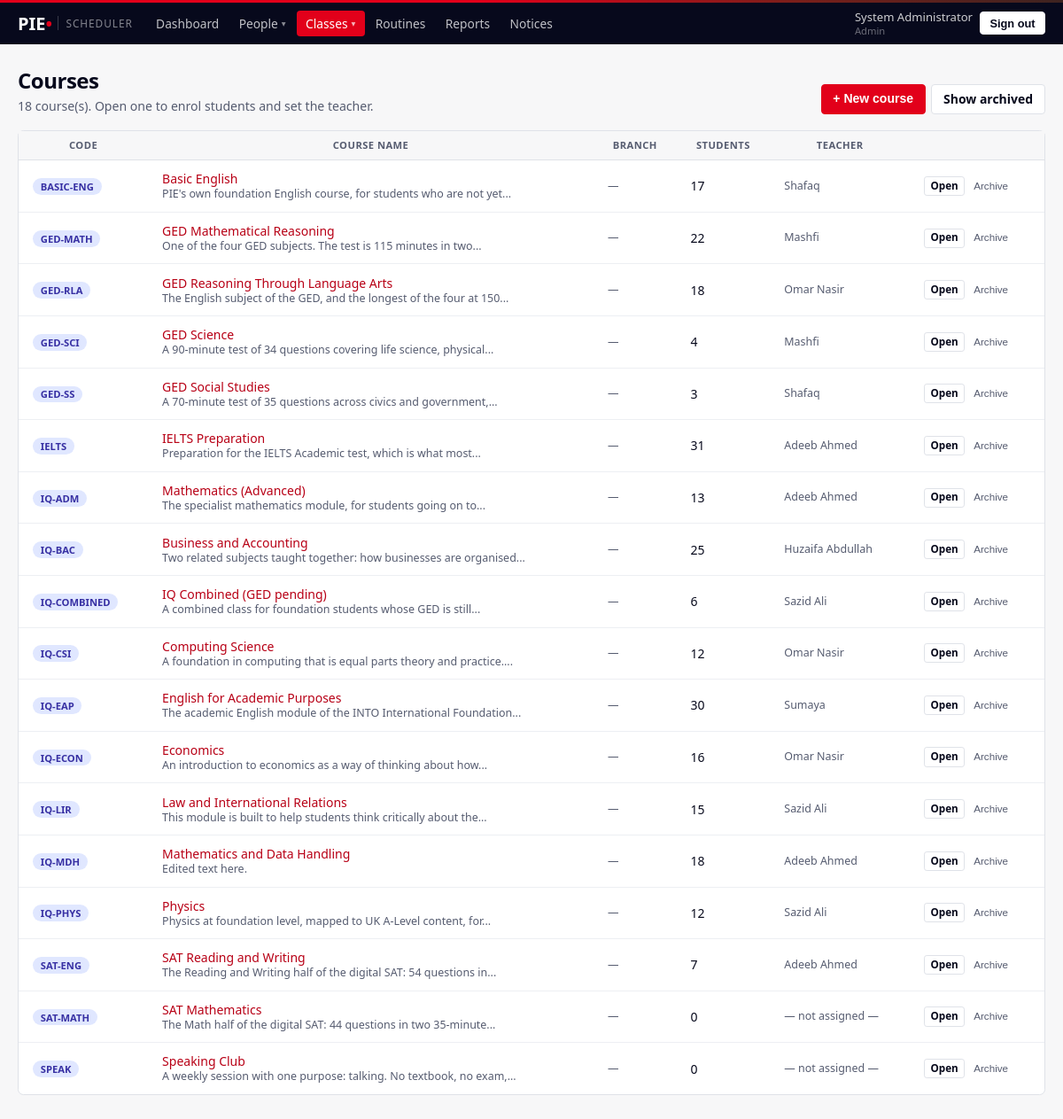
Page /admin/courses (signed in) on the committed database.
### models.py (models this page shows, shortened)
class User(UserMixin, db.Model):
    __tablename__ = "user"
    id           = db.Column(db.Integer, primary_key=True)
    username     = db.Column(db.String(64), unique=True, nullable=False, index=True)
    password_hash= db.Column(db.String(255), nullable=False)
    full_name    = db.Column(db.String(120), nullable=False)
    role         = db.Column(db.String(16), nullable=False, index=True)
    status       = db.Column(db.String(16), default="ACTIVE", nullable=False, index=True)
    phone        = db.Column(db.String(32))
    email        = db.Column(db.String(120))
    branch       = db.Column(db.String(32), index=True)
    subjects     = db.Column(db.String(255))          # teachers only
    max_daily_hours = db.Column(db.Float, default=8.0)# teachers only
    days_off     = db.Column(db.String(32))           # teachers: "0,3" = Mon,Thu
    work_hours   = db.Column(db.String(255))          # "0=10:00-20:00;1=14:00-20:00"
    initial_password = db.Column(db.String(64))
    created_at   = db.Column(db.DateTime, default=datetime.utcnow)
    @property
    def is_active(self):
        return self.status == "ACTIVE"
    @property
    def is_admin(self):
        return self.role == "ADMIN"

class Course(db.Model):
    __tablename__ = "course"
    id           = db.Column(db.Integer, primary_key=True)
    course_code  = db.Column(db.String(32), unique=True, nullable=False)
    course_name  = db.Column(db.String(160), nullable=False)
    description  = db.Column(db.Text)          # what the course is, in prose
    mnemonic       = db.Column(db.String(40))    # e.g. 03 IFY MDH
    awarding_body  = db.Column(db.String(120))   # e.g. INTO Qualifications
    level          = db.Column(db.String(80))    # e.g. RQF Level 3
    credits        = db.Column(db.Integer)
    learning_hours = db.Column(db.Integer)
    assessment     = db.Column(db.Text)          # one line per component
    outcomes       = db.Column(db.Text)          # one line per outcome
    branch       = db.Column(db.String(32))
    is_archived  = db.Column(db.Boolean, default=False, nullable=False)
    created_at   = db.Column(db.DateTime, default=datetime.utcnow)

### views_admin.py (the view)
@bp.route("/admin/courses")
@login_required
@admin_only
def courses():
    show_archived = request.args.get("archived") == "1"
    q_courses = Course.query
    if not show_archived:
        q_courses = q_courses.filter_by(is_archived=False)
    all_courses = q_courses.order_by(Course.course_code).all()
    lists = _lists()
    lists.pop("courses", None)
    return render_template("admin/courses.html", courses=all_courses,
                           show_archived=show_archived, **lists)

### helpers.py (called while the page is built, shortened)
def role_required(*roles):
    def decorator(f):
        @wraps(f)
        def inner(*args, **kwargs):
            if not current_user.is_authenticated:
                return redirect(url_for("login"))
            if current_user.role not in roles:
                abort(403)
            return f(*args, **kwargs)
        return inner
    return decorator

def read_only_guard():
    if not current_user.is_authenticated:
        return None
    if current_user.role != "STUDENT_VIEWER":
        return None

### views_admin.py (called while the page is built)
def _lists():
    return {
        "courses":      Course.query.filter_by(is_archived=False).order_by(Course.course_code).all(),
        "terms":        Term.query.order_by(Term.start_date.desc()).all(),
        "teachers_all": User.query.filter_by(role="TEACHER", status="ACTIVE")
                            .order_by(User.full_name).all(),
    }

### templates/admin/courses.html (shortened to what this page needs)
{% extends "base.html" %}
{% block content %}
<div class="page-head">
  <div>
    <h1 class="page-title">Courses</h1>
    <p class="page-sub">{{ courses|length }} course(s). Open one to enrol students and set the teacher.</p>
  </div>
  <div class="head-actions">
    <button class="btn btn-primary" onclick="document.getElementById('addCourseModal').style.display='flex'">
      + New course
    </button>
    <a class="btn btn-outline"
       href="{{ url_for('admin.courses', archived='0' if show_archived else '1') }}">
      {{ 'Hide archived' if show_archived else 'Show archived' }}
    </a>
  </div>
</div>
<div class="panel p-0">
  <div class="table-responsive">
    <table class="list-table">
      <thead>
        <tr><th>Code</th><th>Course name</th><th>Branch</th>
            <th>Students</th><th>Teacher</th><th></th></tr>
      </thead>
      <tbody>
      {% for c in courses %}
        {% set count = c.assignments|length %}
        {% set first_teacher = c.assignments[0].teacher if count else None %}
        <tr>
          <td><span class="pill pill-navy">{{ c.course_code }}</span></td>
          <td>
            <a href="{{ url_for('admin.course_detail', cid=c.id) }}">{{ c.course_name }}</a>
            {% if c.description %}<div class="sub">{{ c.description|truncate(70) }}</div>{% endif %}
          </td>
          <td class="sub">{{ c.branch or '—' }}</td>
          <td class="mono">{{ count }}</td>
          <td class="sub">{{ first_teacher.full_name if first_teacher else '— not assigned —' }}</td>
          <td class="nowrap">
            <a class="btn btn-xs btn-outline"
               href="{{ url_for('admin.course_detail', cid=c.id) }}">Open</a>
            <form method="post" action="{{ url_for('admin.archive_course', cid=c.id) }}"
                  style="display:inline">
              <button class="btn btn-xs btn-link">
                {{ 'Restore' if c.is_archived else 'Archive' }}
              </button>
            </form>
          </td>
        </tr>
      {% else %}
        <tr><td colspan="6" class="empty-line">
          No courses yet. Create one for each subject you teach.</td></tr>
      {% endfor %}
      </tbody>
    </table>
  </div>
</div>
{% endblock %}

### templates/base.html (shortened to what this page needs)
<!DOCTYPE html>
<html lang="en">
<head>
<link rel="stylesheet" href="{{ url_for('static', filename='css/style.css') }}">
</head>
<body>
{% if current_user.is_authenticated %}
<header class="app-bar">
  <div class="bar-inner">
    <a class="wordmark" href="{{ url_for('dashboard') }}">
      PIE<span class="wm-pie"> &bull;</span>
      <span class="wm-app">Scheduler</span>
    </a>
    <nav class="main-nav">
      {% if current_user.is_admin %}
        <a class="nav-link {{ 'active' if request.endpoint == 'admin.overview' }}"
           href="{{ url_for('admin.overview') }}">Dashboard</a>
        <div class="nav-drop">
          <button type="button" class="nav-link nav-drop-btn
            {{ 'active' if request.endpoint and ('student' in request.endpoint
               or 'teacher' in request.endpoint or 'batch' in request.endpoint) }}">
            People <span class="caret">&#9662;</span>
          </button>
        </div>
        <div class="nav-drop">
          <button type="button" class="nav-link nav-drop-btn
            {{ 'active' if request.endpoint and ('course' in request.endpoint
               or 'class' in request.endpoint or 'schedule' in request.endpoint
               or request.endpoint == 'admin.calendar') }}">
            Classes <span class="caret">&#9662;</span>
          </button>
        </div>
        <a class="nav-link {{ 'active' if request.endpoint and 'routines' in request.endpoint }}"
           href="{{ url_for('admin.routines') }}">Routines</a>
        <a class="nav-link {{ 'active' if request.endpoint == 'admin.reports' }}"
           href="{{ url_for('admin.reports') }}">Reports</a>
        <a class="nav-link {{ 'active' if request.endpoint == 'admin.notices' }}"
           href="{{ url_for('admin.notices') }}">Notices</a>
      {% elif current_user.is_viewer %}
        <a class="nav-link {{ 'active' if 'viewer' in (request.endpoint or '') }}"
           href="{{ url_for('viewer.search') }}">Student Records</a>
      {% elif current_user.is_teacher %}
        <a class="nav-link {{ 'active' if request.endpoint == 'teacher.my_schedule' }}"
           href="{{ url_for('teacher.my_schedule') }}">My Schedule</a>
        <a class="nav-link {{ 'active' if request.endpoint in ('teacher.my_courses','teacher.course') }}"
           href="{{ url_for('teacher.my_courses') }}">My Courses</a>
      {% elif current_user.is_student %}
        <a class="nav-link {{ 'active' if request.endpoint == 'student.dashboard' }}"
           href="{{ url_for('student.dashboard') }}">My Learning</a>
      {% endif %}
    </nav>
    <div class="bar-user">
      <span class="who">{{ current_user.full_name }}<em>{{ current_user.role|title }}</em></span>
      <a href="{{ url_for('logout') }}">
        <button class="btn-signout">Sign out</button>
      </a>
    </div>
  </div>
</header>
{% endif %}
<div class="page">
  {% block content %}{% endblock %}
</div>
</body>
</html>

### static/css/style.css (style rules this page uses)
:root { --ink:#07091C;--ink-2:#161A31;--ink-soft:#565C70;--red:#E2001A;--red-dk:#B80016; --line:#DFE2E8;--line-soft:#EDEFF3;--surface:#F7F7F8;--warn:#B45309;--warn-bg:#FDF3E7; --ok:#0B6B3A;--ok-bg:#E8F3EC }
* { box-sizing:border-box;-webkit-tap-highlight-color:transparent }
body { font-family:system-ui,-apple-system,"Segoe UI",sans-serif;background:var(--surface); color:var(--ink);min-height:100vh;font-size:15px;margin:0 }
a { color:var(--red-dk);text-decoration:none }
.mono { font-variant-numeric:tabular-nums }
.nowrap { white-space:nowrap }
.sub { font-size:.78rem;color:var(--ink-soft);line-height:1.3 }
.app-bar { background:var(--ink);position:sticky;top:0;z-index:1020 }
.bar-inner { max-width:1560px;margin:0 auto;padding:.55rem 1.25rem;display:flex;align-items:center;gap:1rem;flex-wrap:wrap }
.wordmark { display:inline-flex;align-items:center;font-weight:800;font-size:1.25rem;color:#fff;text-decoration:none }
.wm-pie { color:var(--red) }
.wm-app { font-size:.74rem;font-weight:500;letter-spacing:.08em;text-transform:uppercase;color:rgba(255,255,255,.5);margin-left:.4rem;padding-left:.5rem;border-left:1px solid rgba(255,255,255,.2) }
.main-nav { display:flex;gap:.1rem;flex-wrap:wrap }
.nav-link { color:rgba(255,255,255,.75);font-size:.86rem;font-weight:500;padding:.32rem .65rem;border-radius:.25rem;text-decoration:none;white-space:nowrap }
.nav-link.active { color:#fff;background:var(--red) }
.bar-user { display:flex;align-items:center;gap:.5rem;margin-left:auto }
.who { color:rgba(255,255,255,.8);font-size:.82rem;line-height:1.2 }
.who em { display:block;font-style:normal;font-size:.7rem;opacity:.5 }
.btn-signout { background:#fff;color:var(--ink);border:1px solid #fff;font-weight:700;font-size:.8rem;padding:.28rem .65rem;border-radius:.25rem;cursor:pointer }
.page { width:100%;max-width:1560px;margin:0 auto;padding:1.5rem 1.25rem 3rem }
.page-head { display:flex;flex-wrap:wrap;gap:1rem;align-items:flex-end;justify-content:space-between;margin-bottom:1.1rem }
.page-title { font-size:1.5rem;font-weight:700;letter-spacing:-.02em;margin:0 }
.page-sub { color:var(--ink-soft);margin:.2rem 0 0;font-size:.88rem }
.head-actions { display:flex;gap:.4rem;flex-wrap:wrap }
.panel { background:#fff;border:1px solid var(--line);border-radius:.4rem;padding:1.15rem }
.panel.p-0 { padding:0 }
.btn { display:inline-flex;align-items:center;gap:.35rem;padding:.38rem .8rem;border-radius:.25rem;font-size:.875rem;font-weight:600;border:1px solid transparent;cursor:pointer;text-decoration:none;line-height:1.4;white-space:nowrap;transition:background .12s,color .12s,border-color .12s }
.btn-primary { background:var(--red);color:#fff;border-color:var(--red) }
.btn-outline { background:#fff;color:var(--ink);border-color:var(--line) }
.btn-link { background:transparent;border:none;color:var(--ink-soft);font-weight:500;padding:.38rem .4rem }
.btn-xs { padding:.12rem .4rem;font-size:.73rem;border-radius:.2rem }
.table-responsive { overflow-x:auto }
.list-table { width:100%;border-collapse:collapse;font-size:.875rem }
.list-table thead th { background:var(--surface);color:var(--ink-soft);font-size:.7rem;font-weight:700;letter-spacing:.04em;text-transform:uppercase;padding:.55rem 1rem;border-bottom:1px solid var(--line);white-space:nowrap }
.list-table tbody td { padding:.7rem 1rem;border-bottom:1px solid var(--line-soft);vertical-align:middle }
.list-table tbody tr:last-child td { border-bottom:none }
.pill { display:inline-flex;align-items:center;gap:.2rem;padding:.12rem .55rem;border-radius:99px;font-size:.7rem;font-weight:700;white-space:nowrap }
.pill-navy { background:#e0e7ff;color:#3730a3 }
.nav-drop { position:relative;display:inline-block }
.nav-drop-btn { background:none;border:none;cursor:pointer;font-family:inherit; display:inline-flex;align-items:center;gap:.25rem }
.nav-drop-btn .caret { font-size:.6rem;opacity:.7 }
.list-table td { overflow-wrap:anywhere }
.sub { overflow-wrap:anywhere }

### rows in the picture
User: full_name "System Administrator", role "Admin"
Course: course_code "BASIC-ENG", course_name "Basic English", description "PIE's own foundation English course, for students who are not yet...", branch "—", count "17", is_archived "Archive"
User: full_name "Shafaq"
Course: course_code "GED-MATH", course_name "GED Mathematical Reasoning", description "One of the four GED subjects. The test is 115 minutes in two...", branch "—", count "22", is_archived "Archive"
User: full_name "Mashfi"
Course: course_code "GED-RLA", course_name "GED Reasoning Through Language Arts", description "The English subject of the GED, and the longest of the four at 150...", branch "—", count "18", is_archived "Archive"
User: full_name "Omar Nasir"
Course: course_code "GED-SCI", course_name "GED Science", description "A 90-minute test of 34 questions covering life science, physical...", branch "—", count "4", is_archived "Archive"
Course: course_code "GED-SS", course_name "GED Social Studies", description "A 70-minute test of 35 questions across civics and government,...", branch "—", count "3", is_archived "Archive"
Course: course_code "IELTS", course_name "IELTS Preparation", description "Preparation for the IELTS Academic test, which is what most...", branch "—", count "31", is_archived "Archive"
User: full_name "Adeeb Ahmed"
Course: course_code "IQ-ADM", course_name "Mathematics (Advanced)", description "The specialist mathematics module, for students going on to...", branch "—", count "13", is_archived "Archive"
Course: course_code "IQ-BAC", course_name "Business and Accounting", description "Two related subjects taught together: how businesses are organised...", branch "—", count "25", is_archived "Archive"
User: full_name "Huzaifa Abdullah"
Course: course_code "IQ-COMBINED", course_name "IQ Combined (GED pending)", description "A combined class for foundation students whose GED is still...", branch "—", count "6", is_archived "Archive"
User: full_name "Sazid Ali"
Course: course_code "IQ-CSI", course_name "Computing Science", description "A foundation in computing that is equal parts theory and practice....", branch "—", count "12", is_archived "Archive"
Course: course_code "IQ-EAP", course_name "English for Academic Purposes", description "The academic English module of the INTO International Foundation...", branch "—", credits "30", is_archived "Archive"
User: full_name "Sumaya"
Course: course_code "IQ-ECON", course_name "Economics", description "An introduction to economics as a way of thinking about how...", branch "—", count "16", is_archived "Archive"
Course: course_code "IQ-LIR", course_name "Law and International Relations", description "This module is built to help students think critically about the...", branch "—", count "15", is_archived "Archive"
Course: course_code "IQ-MDH", course_name "Mathematics and Data Handling", description "Edited text here.", branch "—", count "18", is_archived "Archive"
Course: course_code "IQ-PHYS", course_name "Physics", description "Physics at foundation level, mapped to UK A-Level content, for...", branch "—", count "12", is_archived "Archive"
Course: course_code "SAT-ENG", course_name "SAT Reading and Writing", description "The Reading and Writing half of the digital SAT: 54 questions in...", branch "—", count "7", is_archived "Archive"
Course: course_code "SAT-MATH", course_name "SAT Mathematics", description "The Math half of the digital SAT: 44 questions in two 35-minute...", branch "—", is_archived "0", full_name "— not assigned —", is_archived "Archive"
Course: course_code "SPEAK", course_name "Speaking Club", description "A weekly session with one purpose: talking. No textbook, no exam,...", branch "—", is_archived "0", full_name "— not assigned —", is_archived "Archive"

### other values in the picture
{{ courses|length }} "18"
{{ 'Hide archived' if show_archived else 'Show archived' }} "Show archived"
